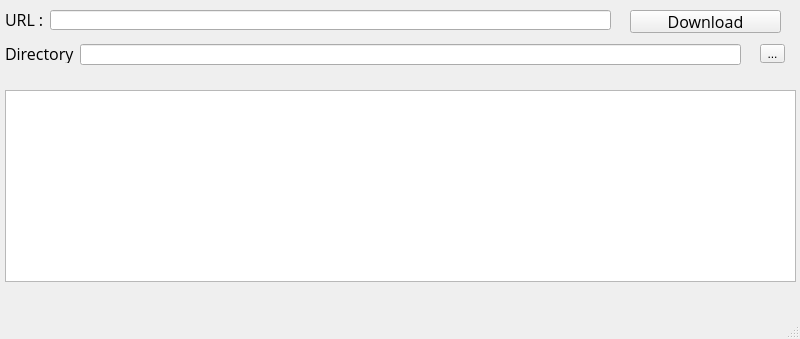
<?xml version="1.0" encoding="UTF-8"?>
<ui version="4.0">
 <class>MainWindow</class>
 <widget class="QMainWindow" name="MainWindow">
  <property name="geometry">
   <rect>
    <x>0</x>
    <y>0</y>
    <width>800</width>
    <height>339</height>
   </rect>
  </property>
  <property name="windowTitle">
   <string>MainWindow</string>
  </property>
  <widget class="QWidget" name="centralwidget">
   <widget class="QLabel" name="label">
    <property name="geometry">
     <rect>
      <x>5</x>
      <y>9</y>
      <width>81</width>
      <height>21</height>
     </rect>
    </property>
    <property name="font">
     <font>
      <family>Open Sans</family>
      <pointsize>12</pointsize>
     </font>
    </property>
    <property name="text">
     <string>URL :</string>
    </property>
   </widget>
   <widget class="QLineEdit" name="url">
    <property name="geometry">
     <rect>
      <x>50</x>
      <y>10</y>
      <width>561</width>
      <height>20</height>
     </rect>
    </property>
   </widget>
   <widget class="QLabel" name="label_2">
    <property name="geometry">
     <rect>
      <x>5</x>
      <y>43</y>
      <width>71</width>
      <height>20</height>
     </rect>
    </property>
    <property name="font">
     <font>
      <family>Open Sans</family>
      <pointsize>12</pointsize>
     </font>
    </property>
    <property name="text">
     <string>Directory :</string>
    </property>
   </widget>
   <widget class="QLineEdit" name="dirline">
    <property name="geometry">
     <rect>
      <x>80</x>
      <y>44</y>
      <width>661</width>
      <height>21</height>
     </rect>
    </property>
   </widget>
   <widget class="QToolButton" name="dirbut">
    <property name="geometry">
     <rect>
      <x>760</x>
      <y>44</y>
      <width>25</width>
      <height>19</height>
     </rect>
    </property>
    <property name="text">
     <string>...</string>
    </property>
   </widget>
   <widget class="QPushButton" name="dl">
    <property name="geometry">
     <rect>
      <x>630</x>
      <y>10</y>
      <width>151</width>
      <height>23</height>
     </rect>
    </property>
    <property name="font">
     <font>
      <family>Open Sans</family>
      <pointsize>12</pointsize>
     </font>
    </property>
    <property name="text">
     <string>Download</string>
    </property>
   </widget>
   <widget class="QTextBrowser" name="t">
    <property name="geometry">
     <rect>
      <x>5</x>
      <y>90</y>
      <width>791</width>
      <height>192</height>
     </rect>
    </property>
   </widget>
  </widget>
  <widget class="QMenuBar" name="menubar">
   <property name="geometry">
    <rect>
     <x>0</x>
     <y>0</y>
     <width>800</width>
     <height>21</height>
    </rect>
   </property>
  </widget>
  <widget class="QStatusBar" name="statusbar"/>
 </widget>
 <resources/>
 <connections/>
</ui>
